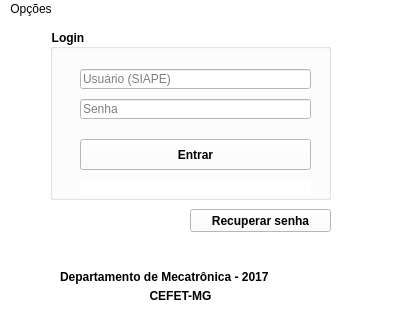
<?xml version="1.0" encoding="UTF-8"?>
<ui version="4.0">
 <class>Login</class>
 <widget class="QMainWindow" name="Login">
  <property name="geometry">
   <rect>
    <x>0</x>
    <y>0</y>
    <width>412</width>
    <height>313</height>
   </rect>
  </property>
  <property name="minimumSize">
   <size>
    <width>412</width>
    <height>313</height>
   </size>
  </property>
  <property name="maximumSize">
   <size>
    <width>412</width>
    <height>313</height>
   </size>
  </property>
  <property name="windowTitle">
   <string>CONTROLE DE PATRIMONIO</string>
  </property>
  <property name="styleSheet">
   <string notr="true">background-color: rgb(255, 255, 255);</string>
  </property>
  <widget class="QWidget" name="centralWidget">
   <widget class="QGroupBox" name="groupBox">
    <property name="geometry">
     <rect>
      <x>50</x>
      <y>10</y>
      <width>281</width>
      <height>171</height>
     </rect>
    </property>
    <property name="font">
     <font>
      <weight>75</weight>
      <bold>true</bold>
     </font>
    </property>
    <property name="title">
     <string>Login</string>
    </property>
    <widget class="QLineEdit" name="siape">
     <property name="geometry">
      <rect>
       <x>30</x>
       <y>40</y>
       <width>231</width>
       <height>20</height>
      </rect>
     </property>
     <property name="placeholderText">
      <string>Usuário (SIAPE)</string>
     </property>
    </widget>
    <widget class="QLineEdit" name="senha">
     <property name="geometry">
      <rect>
       <x>30</x>
       <y>70</y>
       <width>231</width>
       <height>20</height>
      </rect>
     </property>
     <property name="echoMode">
      <enum>QLineEdit::Password</enum>
     </property>
     <property name="placeholderText">
      <string>Senha</string>
     </property>
    </widget>
    <widget class="QLabel" name="falha_conexao">
     <property name="geometry">
      <rect>
       <x>30</x>
       <y>150</y>
       <width>231</width>
       <height>16</height>
      </rect>
     </property>
     <property name="styleSheet">
      <string notr="true">color:rgb(255, 0, 4);
</string>
     </property>
     <property name="text">
      <string/>
     </property>
    </widget>
   </widget>
   <widget class="QPushButton" name="pushButton_2">
    <property name="geometry">
     <rect>
      <x>190</x>
      <y>190</y>
      <width>141</width>
      <height>23</height>
     </rect>
    </property>
    <property name="font">
     <font>
      <weight>75</weight>
      <bold>true</bold>
     </font>
    </property>
    <property name="text">
     <string>Recuperar senha</string>
    </property>
   </widget>
   <widget class="QLabel" name="label">
    <property name="geometry">
     <rect>
      <x>60</x>
      <y>250</y>
      <width>281</width>
      <height>16</height>
     </rect>
    </property>
    <property name="font">
     <font>
      <weight>75</weight>
      <bold>true</bold>
     </font>
    </property>
    <property name="text">
     <string>Departamento de Mecatrônica - 2017</string>
    </property>
   </widget>
   <widget class="QLabel" name="label_2">
    <property name="geometry">
     <rect>
      <x>40</x>
      <y>270</y>
      <width>281</width>
      <height>16</height>
     </rect>
    </property>
    <property name="font">
     <font>
      <weight>75</weight>
      <bold>true</bold>
     </font>
    </property>
    <property name="text">
     <string>CEFET-MG</string>
    </property>
    <property name="alignment">
     <set>Qt::AlignHCenter|Qt::AlignTop</set>
    </property>
   </widget>
   <widget class="QLabel" name="bd_connection">
    <property name="geometry">
     <rect>
      <x>60</x>
      <y>220</y>
      <width>261</width>
      <height>17</height>
     </rect>
    </property>
    <property name="font">
     <font>
      <weight>75</weight>
      <bold>true</bold>
     </font>
    </property>
    <property name="text">
     <string/>
    </property>
   </widget>
   <widget class="QPushButton" name="iniciar">
    <property name="geometry">
     <rect>
      <x>80</x>
      <y>120</y>
      <width>231</width>
      <height>31</height>
     </rect>
    </property>
    <property name="font">
     <font>
      <weight>75</weight>
      <bold>true</bold>
     </font>
    </property>
    <property name="text">
     <string>Entrar</string>
    </property>
   </widget>
  </widget>
  <widget class="QMenuBar" name="menuBar">
   <property name="geometry">
    <rect>
     <x>0</x>
     <y>0</y>
     <width>412</width>
     <height>21</height>
    </rect>
   </property>
   <widget class="QMenu" name="menuSobre">
    <property name="title">
     <string>Opções</string>
    </property>
    <addaction name="actionSobre"/>
   </widget>
   <addaction name="menuSobre"/>
  </widget>
  <action name="actionSobre">
   <property name="text">
    <string>Sobre</string>
   </property>
  </action>
 </widget>
 <layoutdefault spacing="6" margin="11"/>
 <resources/>
 <connections/>
</ui>
